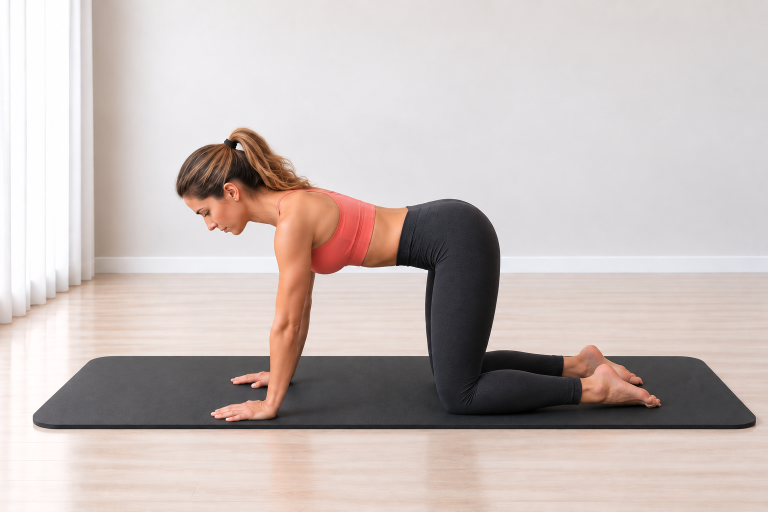
#> input picture Pilates Assets/02_Exercise_Cards/Cat-Cow/cat_cow_start.png, 1536 x 1024 px (shown at 1/2 size); the run also reads 1 picture not shown here
$ python build_cat_cow_cards.py
#> lines starting #> are read from the running program, lines starting #| are printed output that depends on the picture; after the words box and inside, x2 and y2 are one past the last pixel; in counts of white or black regions, pixels touching at a corner belong together
from pathlib import Path
from PIL import Image, ImageDraw, ImageFont, ImageOps
import hashlib

ROOT = Path(__file__).resolve().parents[3]
FOLDER = ROOT / "Pilates Assets" / "02_Exercise_Cards" / "Cat-Cow"

START = FOLDER / "cat_cow_start.png"
HERO = FOLDER / "cat_cow_hero.png"
END = FOLDER / "cat_cow_end.png"
GUIDE = FOLDER / "cat_cow_guide_card_v01.png"
STEP = FOLDER / "cat_cow_step_by_step_v01.png"

BG = (244, 251, 250)
CARD = (255, 255, 255)
INK = (38, 44, 47)
MUTED = (101, 115, 119)
TEAL = (20, 154, 154)
TEAL_D = (14, 122, 123)
LINE = (210, 232, 230)
SOFT = (231, 247, 246)
WARN = (255, 247, 244)
WARN_LINE = (242, 220, 216)
WARN_ICON = (199, 92, 84)
FONT_DIR = Path(r"C:\Windows\Fonts")

GUIDE_HOW = [
    ("1", "Začni na všech čtyřech, ruce pod rameny a kolena pod kyčlemi."),
    ("2", "S výdechem podsadíš pánev, vyhrbíš záda a necháš hlavu klesnout."),
    ("3", "S nádechem jemně otevři hrudník, prodluž páteř a vrať se přes neutrální pozici."),
]

GUIDE_WATCH = "Nepropadej se mezi lopatkami, nezvedej ramena k uším a neprohýbej bedra silou."

STEP_TEXTS = [
    ("KROK 1", "VÝCHOZÍ POZICE", START, "Začni na všech čtyřech. Dlaně dej pod ramena, kolena pod kyčle a záda drž neutrálně."),
    ("KROK 2", "KOČKA", END, "S výdechem podsadíš pánev, vyhrbíš záda a necháš hlavu přirozeně klesnout."),
    ("KROK 3", "KRÁVA", HERO, "S nádechem jemně otevři hrudník, prodluž páteř a pohyb veď bez propadnutí do beder."),
]

STEP_WATCH = "Pohyb veď plynule a bez švihu. Ramena drž daleko od uší a bedra neprohýbej silou."
STEP_BREATH = "Výdech do kočky. Nádech do krávy."


def sha256(path):
    return hashlib.sha256(path.read_bytes()).hexdigest()


def font(name, size):
#> called with name = 'arialbd.ttf', size = 46
    for candidate in (FONT_DIR / name, FONT_DIR / "arial.ttf", FONT_DIR / "segoeui.ttf"):
        if candidate.exists():
            return ImageFont.truetype(str(candidate), size)
    return ImageFont.load_default()


F = {
    "title": font("arialbd.ttf", 46),
    "h2": font("arialbd.ttf", 25),
    "h3": font("arialbd.ttf", 20),
    "body": font("arial.ttf", 22),
    "small": font("arial.ttf", 17),
    "small_b": font("arialbd.ttf", 17),
    "tiny": font("arial.ttf", 14),
    "step_title": font("arialbd.ttf", 38),
    "step_h": font("arialbd.ttf", 24),
    "step_body": font("arial.ttf", 23),
}


def rounded(d, box, radius=28, fill=CARD, outline=LINE, width=2):
    d.rounded_rectangle(box, radius=radius, fill=fill, outline=outline, width=width)


def wrap_text(d, text, fnt, maxw):
    words = text.split()
    lines = []
    cur = ""
    for word in words:
        test = (cur + " " + word).strip()
        if d.textbbox((0, 0), test, font=fnt)[2] <= maxw or not cur:
            cur = test
        else:
            lines.append(cur)
            cur = word
    if cur:
        lines.append(cur)
    return lines


def draw_wrapped(d, xy, text, fnt, fill, maxw, line_gap=7):
    x, y = xy
    last_bottom = y
    for line in wrap_text(d, text, fnt, maxw):
        d.text((x, y), line, font=fnt, fill=fill)
        bbox = d.textbbox((x, y), line, font=fnt)
        last_bottom = bbox[3]
        y += d.textbbox((0, 0), line, font=fnt)[3] + line_gap
    return y, last_bottom


def fit_image(path, size):
    return ImageOps.fit(Image.open(path).convert("RGB"), size, method=Image.Resampling.LANCZOS, centering=(0.5, 0.5))


def paste_round(base, im, box, radius=22):
    x1, y1, x2, y2 = box
    size = (x2 - x1, y2 - y1)
    if im.size != size:
        im = im.resize(size, Image.Resampling.LANCZOS)
    mask = Image.new("L", size, 0)
    ImageDraw.Draw(mask).rounded_rectangle((0, 0, size[0], size[1]), radius=radius, fill=255)
    base.paste(im, (x1, y1), mask)


def center_text(d, box, text, fnt, fill):
    x1, y1, x2, y2 = box
    b = d.textbbox((0, 0), text, font=fnt)
    d.text((x1 + (x2 - x1 - (b[2] - b[0])) / 2, y1 + (y2 - y1 - (b[3] - b[1])) / 2 - 2), text, font=fnt, fill=fill)


def pill(d, xy, text, fnt, fill=SOFT, outline=LINE, txt=TEAL_D):
    x, y = xy
    b = d.textbbox((0, 0), text, font=fnt)
    px, py = 16, 8
    box = (x, y, x + b[2] - b[0] + px * 2, y + b[3] - b[1] + py * 2)
    d.rounded_rectangle(box, radius=16, fill=fill, outline=outline, width=1)
    d.text((x + px, y + py - 1), text, font=fnt, fill=txt)
    return box[2] + 8


def draw_icon(d, center, kind, color=TEAL):
    x, y = center
    if kind == "breath":
        d.arc((x - 8, y - 8, x + 8, y + 8), 25, 320, fill=color, width=3)
        d.line((x + 7, y - 8, x + 12, y - 8, x + 12, y - 3), fill=color, width=3)
    elif kind == "focus":
        d.ellipse((x - 8, y - 8, x + 8, y + 8), outline=color, width=3)
        d.ellipse((x - 3, y - 3, x + 3, y + 3), fill=color)
    elif kind == "repeat":
        d.arc((x - 9, y - 7, x + 9, y + 7), 200, 20, fill=color, width=3)
        d.polygon([(x + 8, y - 8), (x + 14, y - 5), (x + 9, y - 1)], fill=color)
    elif kind == "warn":
        d.polygon([(x, y - 10), (x - 10, y + 9), (x + 10, y + 9)], outline=color, width=3)
        d.line((x, y - 3, x, y + 3), fill=color, width=2)
        d.ellipse((x - 1, y + 6, x + 1, y + 8), fill=color)


def verify_sources():
    for path in (START, HERO, END):
        if not path.exists():
            raise FileNotFoundError(path)
        with Image.open(path) as im:
#> im is the input picture: PIL image 1536x1024 RGB; mean R, G, B 200.1, 188.9, 185.8
            if im.size != (1536, 1024):
                raise RuntimeError(f"Unexpected source size for {path.name}: {im.size}")
#> pass 2 of the loop in verify_sources, `for path in (START, HERO, END):`:
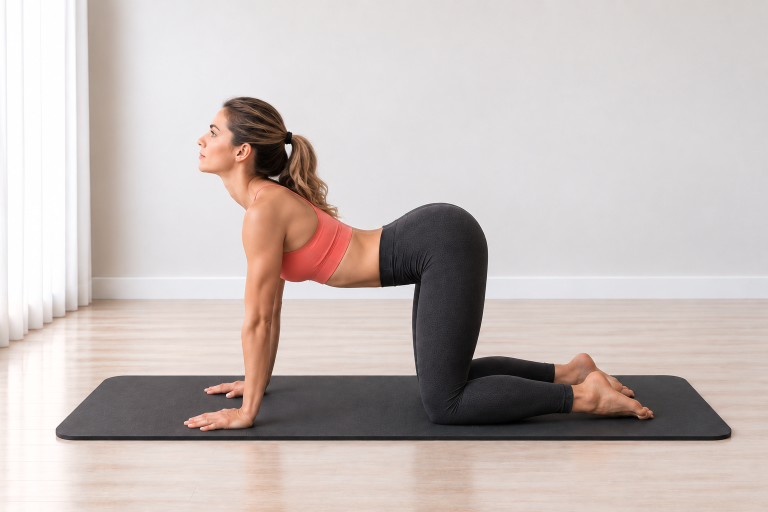
#> input picture Pilates Assets/02_Exercise_Cards/Cat-Cow/cat_cow_hero.png, 1536 x 1024 px (shown at 1/2 size)
#> in verify_sources, im is the input picture: PIL image 1536x1024 RGB; mean R, G, B 199, 188.6, 185.6
#> pass 3 of the loop in verify_sources, `for path in (START, HERO, END):`:
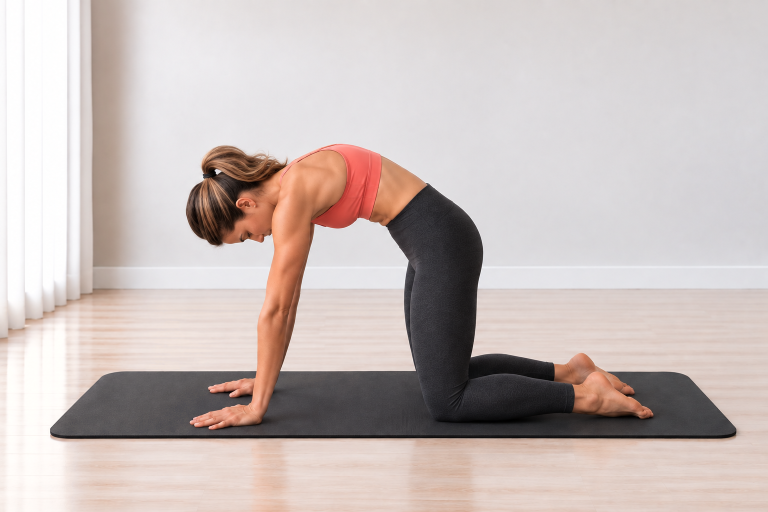
#> input picture Pilates Assets/02_Exercise_Cards/Cat-Cow/cat_cow_end.png, 1536 x 1024 px (shown at 1/2 size)
#> in verify_sources, im is the input picture: PIL image 1536x1024 RGB; mean R, G, B 200.3, 188.7, 185.7


def ensure_bottom_margin(name, bottom, card_bottom, minimum=20):
    margin = card_bottom - bottom
    if margin < minimum:
        raise RuntimeError(f"{name} bottom margin {margin}px is below {minimum}px")
    return margin


def build_guide():
    img = Image.new("RGB", (780, 1688), BG)
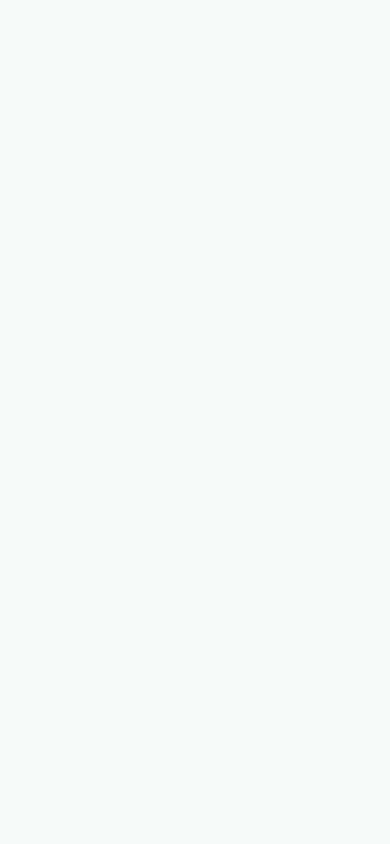
#> img: PIL image 780x1688 RGB (shown at 1/2 size); mean R, G, B 244, 251, 250
    d = ImageDraw.Draw(img)

    rounded(d, (34, 34, 746, 132), 28, CARD, LINE, 2)
    d.text((62, 52), "KOČKA-KRÁVA", font=F["title"], fill=INK)
    d.text((62, 98), "Cat-Cow", font=F["small_b"], fill=TEAL_D)
    draw_wrapped(d, (62, 118), "Uvolňuje páteř, ramena a kyčle. Učí plynulý pohyb s dechem.", F["tiny"], MUTED, 650, 2)
    x = 62
    x = pill(d, (x, 142), "Mobilita páteře", F["small_b"])
#> x = 172
    pill(d, (x, 142), "Uvolnění zad", F["small_b"])

    rounded(d, (34, 196, 746, 653), 28, CARD, LINE, 2)
    paste_round(img, fit_image(HERO, (680, 393)), (50, 218, 730, 611), 22)
#> in paste_round, `x1, y1, x2, y2 = box`: x1 = 50; y1 = 218; x2 = 730; y2 = 611
#> in paste_round, `size = (x2 - x1, y2 - y1)`: size = (680, 393)
#> in paste_round, `mask = Image.new("L", size, 0)`: mask: PIL image 680x393 L; every value is 0
#> in paste_round, `ImageDraw.Draw(mask).rounded_rectangle((0, 0, size[0], size[1]), radiu..`:
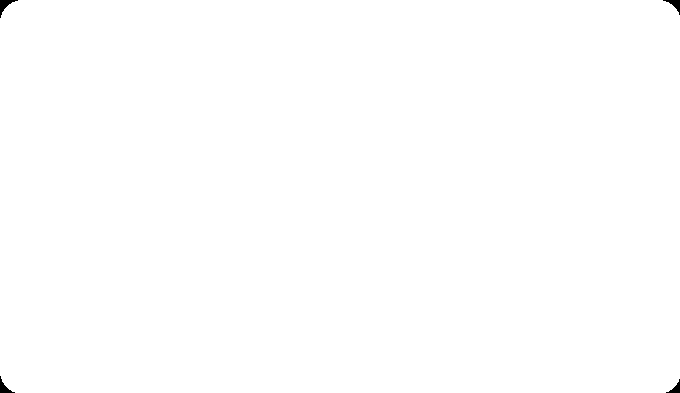
#> mask: PIL image 680x393 L; 99.9% white; 4 black regions, box (x1, y1, x2, y2) and area: (0, 0, 18, 18) 111, (663, 0, 680, 15) 93, (0, 376, 15, 393) 93, (666, 379, 680, 393) 76

    mini_y, mini_w, mini_h, gap = 675, 218, 146, 22
    xs = [34, 34 + mini_w + gap, 34 + 2 * (mini_w + gap)]
    labels = [("START", "Neutrální záda"), ("KOČKA", "Vyhrb záda"), ("KRÁVA", "Otevři hrudník")]
    paths = [START, END, HERO]
    for i, (x0, (label, caption), path) in enumerate(zip(xs, labels, paths), 1):
        rounded(d, (x0, mini_y, x0 + mini_w, mini_y + mini_h + 58), 22, CARD, LINE, 2)
        paste_round(img, fit_image(path, (mini_w - 22, mini_h)), (x0 + 11, mini_y + 10, x0 + mini_w - 11, mini_y + 10 + mini_h), 16)
#> call 2 of fit_image, with size = (196, 146)
#> in fit_image (call 2), `return ImageOps.fit(Image.open(path).convert("RGB"), size, method=Imag..`:
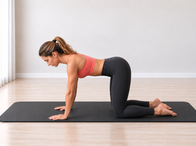
#> returned value: PIL image 196x146 RGB; mean R, G, B 196.7, 184.9, 181.6
#> call 2 of paste_round, with box = (45, 685, 241, 831), radius = 16
#> in paste_round (call 2), `x1, y1, x2, y2 = box`: x1 = 45; y1 = 685; x2 = 241; y2 = 831
#> in paste_round (call 2), `size = (x2 - x1, y2 - y1)`: size = (196, 146)
#> in paste_round (call 2), `mask = Image.new("L", size, 0)`: mask: PIL image 196x146 L; every value is 0
#> in paste_round (call 2), `ImageDraw.Draw(mask).rounded_rectangle((0, 0, size[0], size[1]), radiu..`:
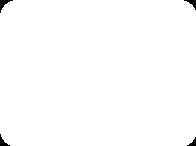
#> mask: PIL image 196x146 L; 99.3% white; 4 black regions, box (x1, y1, x2, y2) and area: (0, 0, 13, 13) 61, (184, 0, 196, 10) 48, (0, 134, 10, 146) 48, (187, 137, 196, 146) 36
        d.ellipse((x0 + 15, mini_y + 15, x0 + 43, mini_y + 43), fill=TEAL)
        center_text(d, (x0 + 15, mini_y + 15, x0 + 43, mini_y + 43), str(i), F["tiny"], (255, 255, 255))
        center_text(d, (x0 + 8, mini_y + mini_h + 14, x0 + mini_w - 8, mini_y + mini_h + 40), label, F["small_b"], INK)
        center_text(d, (x0 + 8, mini_y + mini_h + 38, x0 + mini_w - 8, mini_y + mini_h + 57), caption, F["tiny"], MUTED)
#> pass 2 of the loop in build_guide, `for i, (x0, (label, caption), path) in enumerate(zip(xs, labels, paths..`:
#> pass 3 of the loop in build_guide, `for i, (x0, (label, caption), path) in enumerate(zip(xs, labels, paths..`:

    info_y, box_w, box_h = 915, 218, 142
    info = [
        ("breath", "DECH", "Výdech do kočky. Nádech do krávy."),
        ("focus", "ZAMĚŘ SE", "Pohyb veď obratel po obratli, bez tlačení do beder."),
        ("repeat", "OPAKOVÁNÍ", "Plynule podle dávky v tréninku."),
    ]
    for x0, (kind, head, body) in zip(xs, info):
        rounded(d, (x0, info_y, x0 + box_w, info_y + box_h), 22, CARD, LINE, 2)
        draw_icon(d, (x0 + 28, info_y + 30), kind)
        d.text((x0 + 48, info_y + 18), head, font=F["small_b"], fill=TEAL_D)
        draw_wrapped(d, (x0 + 18, info_y + 56), body, F["small"], INK, box_w - 36, 4)

    rounded(d, (34, 1090, 746, 1412), 26, CARD, LINE, 2)
    d.text((62, 1120), "JAK PROVÉST", font=F["h2"], fill=INK)
    y = 1165
    for number, text in GUIDE_HOW:
        d.ellipse((62, y + 2, 92, y + 32), fill=SOFT, outline=LINE, width=1)
        center_text(d, (62, y + 2, 92, y + 32), number, F["small_b"], TEAL_D)
        y, _ = draw_wrapped(d, (106, y), text, F["body"], INK, 590, 7)
        y += 12
#> this loop made 3 passes
#> y on passes 1 to 3: 1196, 1227, 1258
#> after the loop, y = 1258

    rounded(d, (34, 1440, 746, 1618), 26, WARN, WARN_LINE, 2)
    draw_icon(d, (64, 1473), "warn", WARN_ICON)
    d.text((92, 1457), "HLÍDEJ SI", font=F["h3"], fill=INK)
    _, watch_bottom = draw_wrapped(d, (62, 1500), GUIDE_WATCH, F["body"], INK, 640, 7)
#> watch_bottom = 1512
    ensure_bottom_margin("Guide watch", watch_bottom, 1618)
#> in ensure_bottom_margin, `margin = card_bottom - bottom`: margin = 106
    d.text((54, 1640), "Moovka", font=F["tiny"], fill=MUTED)
    img.save(GUIDE)


def build_step():
    img = Image.new("RGB", (780, 2280), BG)
#> img: PIL image 780x2280 RGB
    d = ImageDraw.Draw(img)
    rounded(d, (34, 34, 746, 126), 28, CARD, LINE, 2)
    d.text((62, 56), "Krok za krokem", font=F["step_title"], fill=INK)
    d.text((62, 98), "KOČKA-KRÁVA / Cat-Cow", font=F["small_b"], fill=TEAL_D)

    y = 160
    margins = {}
    for step_label, heading, photo, body in STEP_TEXTS:
        card_h = 575
        card_bottom = y + card_h
        rounded(d, (34, y, 746, card_bottom), 28, CARD, LINE, 2)
        d.rounded_rectangle((58, y + 24, 148, y + 54), radius=15, fill=SOFT, outline=LINE, width=1)
        center_text(d, (58, y + 24, 148, y + 54), step_label, F["small_b"], TEAL_D)
        d.text((62, y + 72), heading, font=F["step_h"], fill=INK)
        image_bottom = y + 466
        paste_round(img, fit_image(photo, (656, 352)), (62, y + 114, 718, image_bottom), 22)
#> in fit_image (call 5), `return ImageOps.fit(Image.open(path).convert("RGB"), size, method=Imag..`:
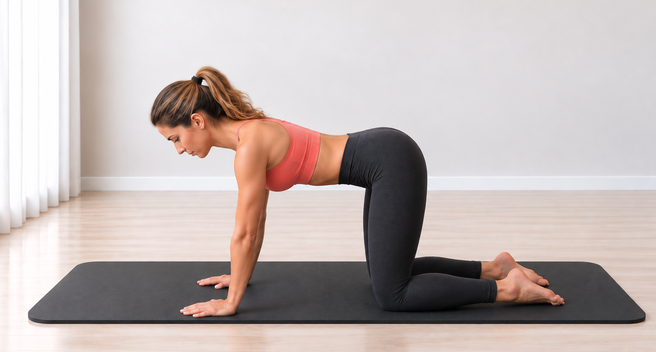
#> returned value: PIL image 656x352 RGB; mean R, G, B 193.2, 181.9, 179.2
#> in paste_round (call 5), `x1, y1, x2, y2 = box`: x1 = 62; y1 = 274; x2 = 718; y2 = 626
#> in paste_round (call 5), `size = (x2 - x1, y2 - y1)`: size = (656, 352)
#> in paste_round (call 5), `mask = Image.new("L", size, 0)`: mask: PIL image 656x352 L; every value is 0
#> in paste_round (call 5), `ImageDraw.Draw(mask).rounded_rectangle((0, 0, size[0], size[1]), radiu..`: mask: PIL image 656x352 L; 99.8% white; 4 black regions, box (x1, y1, x2, y2) and area: (0, 0, 18, 18) 111, (639, 0, 656, 15) 93, (0, 335, 15, 352) 93, (642, 338, 656, 352) 76
#> in paste_round (call 5), `base.paste(im, (x1, y1), mask)`:
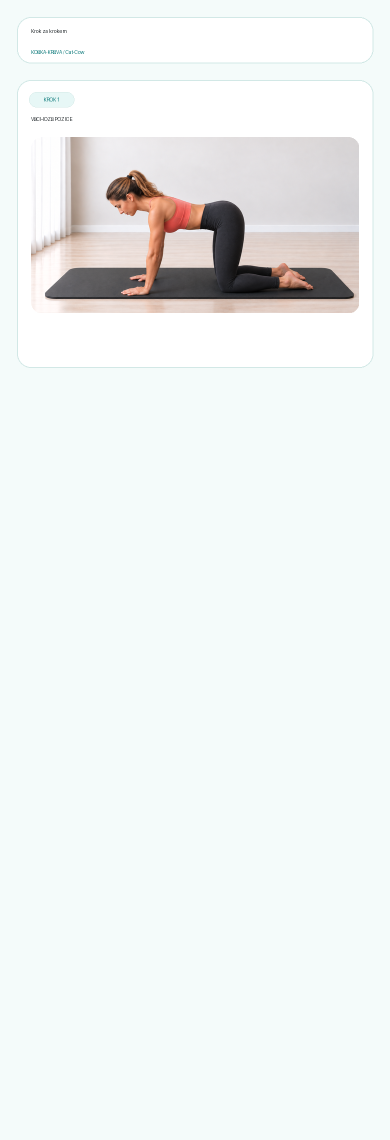
#> base: PIL image 780x2280 RGB (shown at 1/2 size); mean R, G, B 238.6, 242.4, 241.3
        text_y = image_bottom + 20
        _, body_bottom = draw_wrapped(d, (62, text_y), body, F["step_body"], INK, 650, 7)
#> body_bottom = 658
        margins[step_label] = ensure_bottom_margin(step_label, body_bottom, card_bottom)
        y += card_h + 18
#> pass 2 of the loop in build_step, `for step_label, heading, photo, body in STEP_TEXTS:`:
#> in fit_image (call 6), `return ImageOps.fit(Image.open(path).convert("RGB"), size, method=Imag..`:
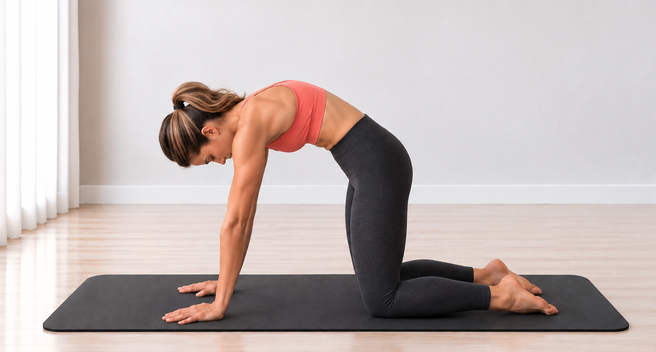
#> returned value: PIL image 656x352 RGB; mean R, G, B 194.1, 182.5, 179.9
#> in paste_round (call 6), `x1, y1, x2, y2 = box`: y1 = 867; y2 = 1219
#> in paste_round (call 6), `base.paste(im, (x1, y1), mask)`:
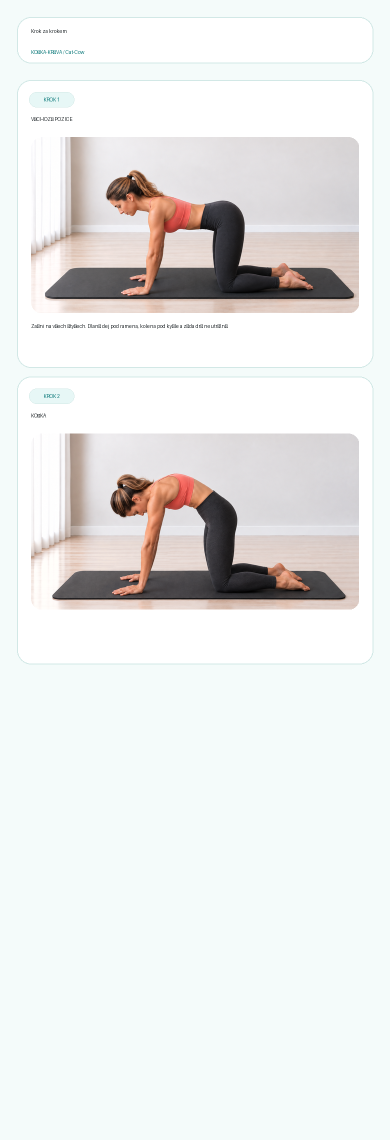
#> base: PIL image 780x2280 RGB (shown at 1/2 size); mean R, G, B 232.9, 233.7, 232.5
#> body_bottom = 1251
#> pass 3 of the loop in build_step, `for step_label, heading, photo, body in STEP_TEXTS:`:
#> in fit_image (call 7), `return ImageOps.fit(Image.open(path).convert("RGB"), size, method=Imag..`:
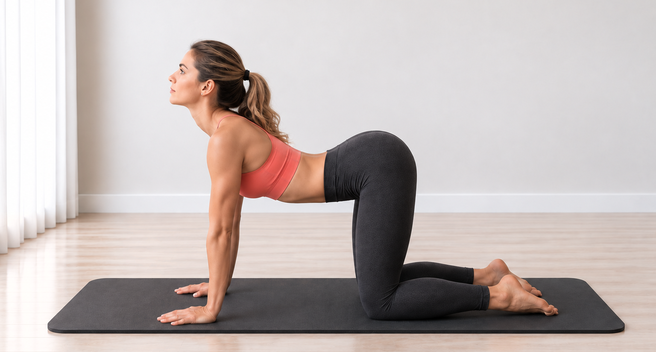
#> returned value: PIL image 656x352 RGB; mean R, G, B 192.7, 182.2, 179.5
#> in paste_round (call 7), `x1, y1, x2, y2 = box`: y1 = 1460; y2 = 1812
#> in paste_round (call 7), `base.paste(im, (x1, y1), mask)`:
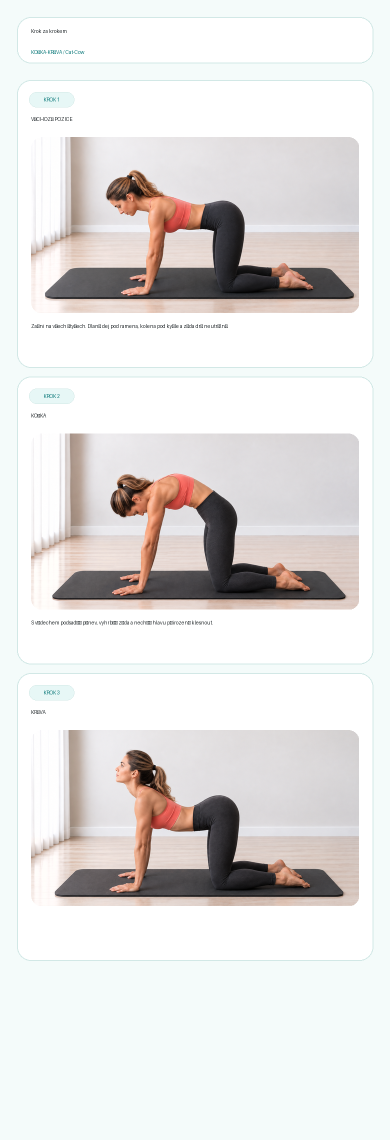
#> base: PIL image 780x2280 RGB (shown at 1/2 size); mean R, G, B 227.1, 225, 223.6
#> body_bottom = 1844

    rounded(d, (34, y, 746, y + 300), 28, WARN, WARN_LINE, 2)
    draw_icon(d, (66, y + 45), "breath", TEAL)
    d.text((98, y + 28), "DECH", font=F["step_h"], fill=INK)
    y2, _ = draw_wrapped(d, (62, y + 78), STEP_BREATH, F["step_body"], INK, 650, 8)
#> y2 = 2037
    draw_icon(d, (66, y2 + 31), "warn", WARN_ICON)
    d.text((98, y2 + 14), "HLÍDEJ SI", font=F["step_h"], fill=INK)
    _, watch_bottom = draw_wrapped(d, (62, y2 + 64), STEP_WATCH, F["step_body"], INK, 650, 8)
#> watch_bottom = 2113
    margins["STEP WATCH"] = ensure_bottom_margin("Step watch", watch_bottom, y + 300)
    d.text((54, 2240), "Moovka", font=F["tiny"], fill=MUTED)
    img.save(STEP)
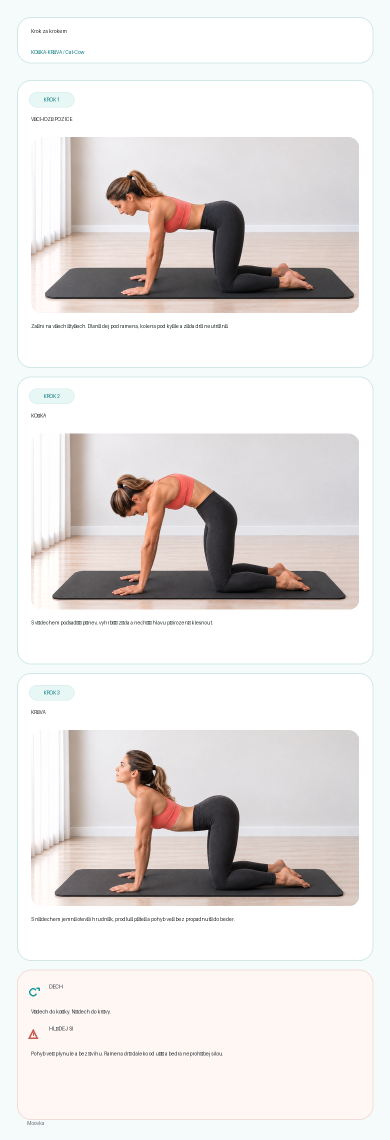
#> saved as cat_cow_step_by_step_v01.png: PIL image 780x2280 RGB (shown at 1/2 size); mean R, G, B 228, 224.1, 222.6
    return margins


def main():
    verify_sources()
    before = {path: sha256(path) for path in (START, HERO, END)}
    build_guide()
    margins = build_step()
#> margins = {'KROK 1': 77, 'KROK 2': 77, 'KROK 3': 77, 'STEP WATCH': 126}
    after = {path: sha256(path) for path in (START, HERO, END)}
    if before != after:
        raise RuntimeError("Source image hash changed during export")
    for path, expected_size in ((GUIDE, (780, 1688)), (STEP, (780, 2280))):
        with Image.open(path) as im:
            if im.size != expected_size:
                raise RuntimeError(f"Unexpected export size for {path.name}: {im.size}")
#> pass 2 of the loop in main, `for path, expected_size in ((GUIDE, (780, 1688)), (STEP, (780, 2280))):`:
    print(f"Exported {GUIDE.name} 780x1688")
    print(f"Exported {STEP.name} 780x2280")
    print("Source START/HERO/END unchanged")
    for label, margin in margins.items():
        print(f"{label} bottom margin: {margin}px")
#> this loop made 4 passes
#> (label, margin) on passes 1 to 4: ('KROK 1', 77), ('KROK 2', 77), ('KROK 3', 77), ('STEP WATCH', 126)
#| KROK 1 bottom margin: 77px
#| KROK 2 bottom margin: 77px
#| KROK 3 bottom margin: 77px
#| STEP WATCH bottom margin: 126px


if __name__ == "__main__":
    main()
